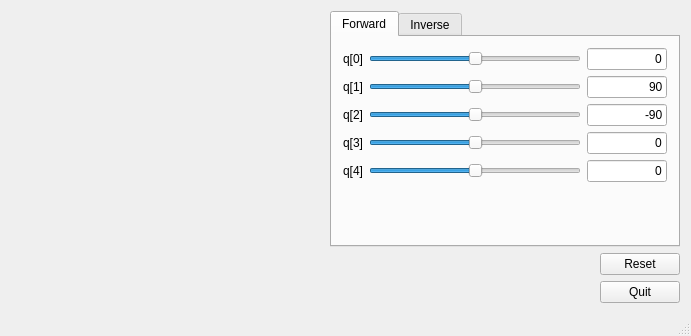
<?xml version="1.0" encoding="UTF-8"?>
<ui version="4.0">
 <class>MainWindow</class>
 <widget class="QMainWindow" name="MainWindow">
  <property name="geometry">
   <rect>
    <x>0</x>
    <y>0</y>
    <width>691</width>
    <height>336</height>
   </rect>
  </property>
  <property name="sizePolicy">
   <sizepolicy hsizetype="Expanding" vsizetype="Expanding">
    <horstretch>0</horstretch>
    <verstretch>0</verstretch>
   </sizepolicy>
  </property>
  <property name="windowTitle">
   <string>PhantomX Robot Arm Kit</string>
  </property>
  <property name="windowIcon">
   <iconset resource="resource.qrc">
    <normaloff>:/icon/image/phantomX-robot-arm-kit.png</normaloff>:/icon/image/phantomX-robot-arm-kit.png</iconset>
  </property>
  <widget class="QWidget" name="centralWidget">
   <layout class="QHBoxLayout" name="horizontalLayout">
    <item>
     <widget class="GLWidget" name="widget" native="true">
      <property name="sizePolicy">
       <sizepolicy hsizetype="Expanding" vsizetype="Preferred">
        <horstretch>0</horstretch>
        <verstretch>0</verstretch>
       </sizepolicy>
      </property>
      <property name="minimumSize">
       <size>
        <width>300</width>
        <height>0</height>
       </size>
      </property>
      <property name="maximumSize">
       <size>
        <width>16777215</width>
        <height>16777215</height>
       </size>
      </property>
     </widget>
    </item>
    <item>
     <layout class="QGridLayout" name="gridLayout_2">
      <property name="sizeConstraint">
       <enum>QLayout::SetMinimumSize</enum>
      </property>
      <item row="2" column="1">
       <widget class="QPushButton" name="pushButton_2">
        <property name="sizePolicy">
         <sizepolicy hsizetype="Minimum" vsizetype="Fixed">
          <horstretch>0</horstretch>
          <verstretch>0</verstretch>
         </sizepolicy>
        </property>
        <property name="maximumSize">
         <size>
          <width>80</width>
          <height>16777215</height>
         </size>
        </property>
        <property name="text">
         <string>Quit</string>
        </property>
       </widget>
      </item>
      <item row="0" column="0" colspan="2">
       <widget class="QTabWidget" name="tabWidget">
        <property name="sizePolicy">
         <sizepolicy hsizetype="Fixed" vsizetype="Expanding">
          <horstretch>0</horstretch>
          <verstretch>0</verstretch>
         </sizepolicy>
        </property>
        <property name="minimumSize">
         <size>
          <width>350</width>
          <height>0</height>
         </size>
        </property>
        <property name="maximumSize">
         <size>
          <width>16777215</width>
          <height>16777215</height>
         </size>
        </property>
        <property name="layoutDirection">
         <enum>Qt::LeftToRight</enum>
        </property>
        <property name="currentIndex">
         <number>0</number>
        </property>
        <property name="elideMode">
         <enum>Qt::ElideRight</enum>
        </property>
        <widget class="QWidget" name="tabForward">
         <attribute name="title">
          <string>Forward</string>
         </attribute>
         <layout class="QVBoxLayout" name="verticalLayout">
          <item>
           <layout class="QGridLayout" name="gridLayout">
            <item row="3" column="0">
             <widget class="QLabel" name="label_4">
              <property name="sizePolicy">
               <sizepolicy hsizetype="Minimum" vsizetype="Preferred">
                <horstretch>0</horstretch>
                <verstretch>0</verstretch>
               </sizepolicy>
              </property>
              <property name="text">
               <string>q[3]</string>
              </property>
              <property name="alignment">
               <set>Qt::AlignCenter</set>
              </property>
             </widget>
            </item>
            <item row="1" column="0">
             <widget class="QLabel" name="label_2">
              <property name="sizePolicy">
               <sizepolicy hsizetype="Minimum" vsizetype="Preferred">
                <horstretch>0</horstretch>
                <verstretch>0</verstretch>
               </sizepolicy>
              </property>
              <property name="text">
               <string>q[1]</string>
              </property>
              <property name="alignment">
               <set>Qt::AlignCenter</set>
              </property>
             </widget>
            </item>
            <item row="4" column="2">
             <widget class="QLineEdit" name="lineEdit4">
              <property name="sizePolicy">
               <sizepolicy hsizetype="Fixed" vsizetype="Fixed">
                <horstretch>0</horstretch>
                <verstretch>0</verstretch>
               </sizepolicy>
              </property>
              <property name="maximumSize">
               <size>
                <width>80</width>
                <height>16777215</height>
               </size>
              </property>
              <property name="text">
               <string>0</string>
              </property>
              <property name="alignment">
               <set>Qt::AlignRight|Qt::AlignTrailing|Qt::AlignVCenter</set>
              </property>
             </widget>
            </item>
            <item row="1" column="1">
             <widget class="QSlider" name="horizontalSlider1">
              <property name="sizePolicy">
               <sizepolicy hsizetype="Expanding" vsizetype="Fixed">
                <horstretch>0</horstretch>
                <verstretch>0</verstretch>
               </sizepolicy>
              </property>
              <property name="minimumSize">
               <size>
                <width>0</width>
                <height>0</height>
               </size>
              </property>
              <property name="maximumSize">
               <size>
                <width>16777215</width>
                <height>16777215</height>
               </size>
              </property>
              <property name="minimum">
               <number>-60</number>
              </property>
              <property name="maximum">
               <number>240</number>
              </property>
              <property name="value">
               <number>90</number>
              </property>
              <property name="orientation">
               <enum>Qt::Horizontal</enum>
              </property>
             </widget>
            </item>
            <item row="1" column="2">
             <widget class="QLineEdit" name="lineEdit1">
              <property name="sizePolicy">
               <sizepolicy hsizetype="Fixed" vsizetype="Fixed">
                <horstretch>0</horstretch>
                <verstretch>0</verstretch>
               </sizepolicy>
              </property>
              <property name="maximumSize">
               <size>
                <width>80</width>
                <height>16777215</height>
               </size>
              </property>
              <property name="text">
               <string>90</string>
              </property>
              <property name="alignment">
               <set>Qt::AlignRight|Qt::AlignTrailing|Qt::AlignVCenter</set>
              </property>
             </widget>
            </item>
            <item row="4" column="0">
             <widget class="QLabel" name="label_5">
              <property name="sizePolicy">
               <sizepolicy hsizetype="Minimum" vsizetype="Preferred">
                <horstretch>0</horstretch>
                <verstretch>0</verstretch>
               </sizepolicy>
              </property>
              <property name="text">
               <string>q[4]</string>
              </property>
              <property name="alignment">
               <set>Qt::AlignCenter</set>
              </property>
             </widget>
            </item>
            <item row="0" column="0">
             <widget class="QLabel" name="label">
              <property name="sizePolicy">
               <sizepolicy hsizetype="Minimum" vsizetype="Preferred">
                <horstretch>0</horstretch>
                <verstretch>0</verstretch>
               </sizepolicy>
              </property>
              <property name="maximumSize">
               <size>
                <width>16777215</width>
                <height>16777215</height>
               </size>
              </property>
              <property name="text">
               <string>q[0]</string>
              </property>
              <property name="alignment">
               <set>Qt::AlignCenter</set>
              </property>
             </widget>
            </item>
            <item row="2" column="1">
             <widget class="QSlider" name="horizontalSlider2">
              <property name="sizePolicy">
               <sizepolicy hsizetype="Expanding" vsizetype="Fixed">
                <horstretch>0</horstretch>
                <verstretch>0</verstretch>
               </sizepolicy>
              </property>
              <property name="minimumSize">
               <size>
                <width>0</width>
                <height>0</height>
               </size>
              </property>
              <property name="maximumSize">
               <size>
                <width>16777215</width>
                <height>16777215</height>
               </size>
              </property>
              <property name="minimum">
               <number>-240</number>
              </property>
              <property name="maximum">
               <number>60</number>
              </property>
              <property name="value">
               <number>-90</number>
              </property>
              <property name="orientation">
               <enum>Qt::Horizontal</enum>
              </property>
             </widget>
            </item>
            <item row="2" column="0">
             <widget class="QLabel" name="label_3">
              <property name="sizePolicy">
               <sizepolicy hsizetype="Fixed" vsizetype="Preferred">
                <horstretch>0</horstretch>
                <verstretch>0</verstretch>
               </sizepolicy>
              </property>
              <property name="text">
               <string>q[2]</string>
              </property>
              <property name="alignment">
               <set>Qt::AlignCenter</set>
              </property>
             </widget>
            </item>
            <item row="4" column="1">
             <widget class="QSlider" name="horizontalSlider4">
              <property name="sizePolicy">
               <sizepolicy hsizetype="Expanding" vsizetype="Fixed">
                <horstretch>0</horstretch>
                <verstretch>0</verstretch>
               </sizepolicy>
              </property>
              <property name="minimumSize">
               <size>
                <width>0</width>
                <height>0</height>
               </size>
              </property>
              <property name="maximumSize">
               <size>
                <width>16777215</width>
                <height>16777215</height>
               </size>
              </property>
              <property name="minimum">
               <number>-150</number>
              </property>
              <property name="maximum">
               <number>150</number>
              </property>
              <property name="orientation">
               <enum>Qt::Horizontal</enum>
              </property>
             </widget>
            </item>
            <item row="3" column="2">
             <widget class="QLineEdit" name="lineEdit3">
              <property name="sizePolicy">
               <sizepolicy hsizetype="Fixed" vsizetype="Fixed">
                <horstretch>0</horstretch>
                <verstretch>0</verstretch>
               </sizepolicy>
              </property>
              <property name="maximumSize">
               <size>
                <width>80</width>
                <height>16777215</height>
               </size>
              </property>
              <property name="text">
               <string>0</string>
              </property>
              <property name="alignment">
               <set>Qt::AlignRight|Qt::AlignTrailing|Qt::AlignVCenter</set>
              </property>
             </widget>
            </item>
            <item row="0" column="2">
             <widget class="QLineEdit" name="lineEdit0">
              <property name="sizePolicy">
               <sizepolicy hsizetype="Fixed" vsizetype="Fixed">
                <horstretch>0</horstretch>
                <verstretch>0</verstretch>
               </sizepolicy>
              </property>
              <property name="maximumSize">
               <size>
                <width>80</width>
                <height>16777215</height>
               </size>
              </property>
              <property name="text">
               <string>0</string>
              </property>
              <property name="alignment">
               <set>Qt::AlignRight|Qt::AlignTrailing|Qt::AlignVCenter</set>
              </property>
             </widget>
            </item>
            <item row="0" column="1">
             <widget class="QSlider" name="horizontalSlider0">
              <property name="sizePolicy">
               <sizepolicy hsizetype="Expanding" vsizetype="Fixed">
                <horstretch>0</horstretch>
                <verstretch>0</verstretch>
               </sizepolicy>
              </property>
              <property name="minimumSize">
               <size>
                <width>0</width>
                <height>0</height>
               </size>
              </property>
              <property name="maximumSize">
               <size>
                <width>16777215</width>
                <height>16777215</height>
               </size>
              </property>
              <property name="minimum">
               <number>-150</number>
              </property>
              <property name="maximum">
               <number>150</number>
              </property>
              <property name="orientation">
               <enum>Qt::Horizontal</enum>
              </property>
             </widget>
            </item>
            <item row="3" column="1">
             <widget class="QSlider" name="horizontalSlider3">
              <property name="sizePolicy">
               <sizepolicy hsizetype="Expanding" vsizetype="Fixed">
                <horstretch>0</horstretch>
                <verstretch>0</verstretch>
               </sizepolicy>
              </property>
              <property name="minimumSize">
               <size>
                <width>0</width>
                <height>0</height>
               </size>
              </property>
              <property name="maximumSize">
               <size>
                <width>16777215</width>
                <height>16777215</height>
               </size>
              </property>
              <property name="minimum">
               <number>-150</number>
              </property>
              <property name="maximum">
               <number>150</number>
              </property>
              <property name="orientation">
               <enum>Qt::Horizontal</enum>
              </property>
             </widget>
            </item>
            <item row="2" column="2">
             <widget class="QLineEdit" name="lineEdit2">
              <property name="sizePolicy">
               <sizepolicy hsizetype="Fixed" vsizetype="Fixed">
                <horstretch>0</horstretch>
                <verstretch>0</verstretch>
               </sizepolicy>
              </property>
              <property name="maximumSize">
               <size>
                <width>80</width>
                <height>16777215</height>
               </size>
              </property>
              <property name="text">
               <string>-90</string>
              </property>
              <property name="alignment">
               <set>Qt::AlignRight|Qt::AlignTrailing|Qt::AlignVCenter</set>
              </property>
             </widget>
            </item>
            <item row="5" column="2">
             <spacer name="verticalSpacer">
              <property name="orientation">
               <enum>Qt::Vertical</enum>
              </property>
              <property name="sizeHint" stdset="0">
               <size>
                <width>20</width>
                <height>40</height>
               </size>
              </property>
             </spacer>
            </item>
           </layout>
          </item>
         </layout>
        </widget>
        <widget class="QWidget" name="tabInverse">
         <attribute name="title">
          <string>Inverse</string>
         </attribute>
         <layout class="QVBoxLayout" name="verticalLayout_2">
          <item>
           <layout class="QGridLayout" name="gridLayout_3">
            <item row="3" column="0">
             <widget class="QLabel" name="label_9">
              <property name="sizePolicy">
               <sizepolicy hsizetype="Minimum" vsizetype="Preferred">
                <horstretch>0</horstretch>
                <verstretch>0</verstretch>
               </sizepolicy>
              </property>
              <property name="text">
               <string>phi</string>
              </property>
              <property name="alignment">
               <set>Qt::AlignCenter</set>
              </property>
             </widget>
            </item>
            <item row="2" column="1">
             <widget class="QSlider" name="horizontalSliderZ">
              <property name="orientation">
               <enum>Qt::Horizontal</enum>
              </property>
             </widget>
            </item>
            <item row="1" column="0">
             <widget class="QLabel" name="label_7">
              <property name="sizePolicy">
               <sizepolicy hsizetype="Minimum" vsizetype="Preferred">
                <horstretch>0</horstretch>
                <verstretch>0</verstretch>
               </sizepolicy>
              </property>
              <property name="text">
               <string>y</string>
              </property>
              <property name="alignment">
               <set>Qt::AlignCenter</set>
              </property>
             </widget>
            </item>
            <item row="0" column="2">
             <widget class="QLineEdit" name="lineEditX">
              <property name="sizePolicy">
               <sizepolicy hsizetype="Fixed" vsizetype="Fixed">
                <horstretch>0</horstretch>
                <verstretch>0</verstretch>
               </sizepolicy>
              </property>
              <property name="maximumSize">
               <size>
                <width>80</width>
                <height>16777215</height>
               </size>
              </property>
             </widget>
            </item>
            <item row="3" column="1">
             <widget class="QSlider" name="horizontalSliderPhi">
              <property name="orientation">
               <enum>Qt::Horizontal</enum>
              </property>
             </widget>
            </item>
            <item row="1" column="2">
             <widget class="QLineEdit" name="lineEditY">
              <property name="sizePolicy">
               <sizepolicy hsizetype="Fixed" vsizetype="Fixed">
                <horstretch>0</horstretch>
                <verstretch>0</verstretch>
               </sizepolicy>
              </property>
              <property name="maximumSize">
               <size>
                <width>80</width>
                <height>16777215</height>
               </size>
              </property>
             </widget>
            </item>
            <item row="1" column="1">
             <widget class="QSlider" name="horizontalSliderY">
              <property name="orientation">
               <enum>Qt::Horizontal</enum>
              </property>
             </widget>
            </item>
            <item row="0" column="0">
             <widget class="QLabel" name="label_6">
              <property name="sizePolicy">
               <sizepolicy hsizetype="Minimum" vsizetype="Preferred">
                <horstretch>0</horstretch>
                <verstretch>0</verstretch>
               </sizepolicy>
              </property>
              <property name="text">
               <string>x</string>
              </property>
              <property name="alignment">
               <set>Qt::AlignCenter</set>
              </property>
             </widget>
            </item>
            <item row="2" column="0">
             <widget class="QLabel" name="label_8">
              <property name="sizePolicy">
               <sizepolicy hsizetype="Minimum" vsizetype="Preferred">
                <horstretch>0</horstretch>
                <verstretch>0</verstretch>
               </sizepolicy>
              </property>
              <property name="text">
               <string>z</string>
              </property>
              <property name="alignment">
               <set>Qt::AlignCenter</set>
              </property>
             </widget>
            </item>
            <item row="0" column="1">
             <widget class="QSlider" name="horizontalSliderX">
              <property name="orientation">
               <enum>Qt::Horizontal</enum>
              </property>
             </widget>
            </item>
            <item row="2" column="2">
             <widget class="QLineEdit" name="lineEditZ">
              <property name="sizePolicy">
               <sizepolicy hsizetype="Fixed" vsizetype="Fixed">
                <horstretch>0</horstretch>
                <verstretch>0</verstretch>
               </sizepolicy>
              </property>
              <property name="maximumSize">
               <size>
                <width>80</width>
                <height>16777215</height>
               </size>
              </property>
             </widget>
            </item>
            <item row="3" column="2">
             <widget class="QLineEdit" name="lineEditPhi">
              <property name="sizePolicy">
               <sizepolicy hsizetype="Fixed" vsizetype="Fixed">
                <horstretch>0</horstretch>
                <verstretch>0</verstretch>
               </sizepolicy>
              </property>
              <property name="maximumSize">
               <size>
                <width>80</width>
                <height>16777215</height>
               </size>
              </property>
             </widget>
            </item>
            <item row="4" column="2">
             <spacer name="verticalSpacer_2">
              <property name="orientation">
               <enum>Qt::Vertical</enum>
              </property>
              <property name="sizeHint" stdset="0">
               <size>
                <width>20</width>
                <height>40</height>
               </size>
              </property>
             </spacer>
            </item>
           </layout>
          </item>
         </layout>
        </widget>
       </widget>
      </item>
      <item row="1" column="1">
       <widget class="QPushButton" name="buttonReset">
        <property name="sizePolicy">
         <sizepolicy hsizetype="Minimum" vsizetype="Fixed">
          <horstretch>0</horstretch>
          <verstretch>0</verstretch>
         </sizepolicy>
        </property>
        <property name="text">
         <string>Reset</string>
        </property>
       </widget>
      </item>
     </layout>
    </item>
   </layout>
  </widget>
  <widget class="QStatusBar" name="statusBar"/>
 </widget>
 <layoutdefault spacing="6" margin="11"/>
 <customwidgets>
  <customwidget>
   <class>GLWidget</class>
   <extends>QWidget</extends>
   <header>glwidget.h</header>
   <container>1</container>
  </customwidget>
 </customwidgets>
 <resources>
  <include location="resource.qrc"/>
 </resources>
 <connections>
  <connection>
   <sender>pushButton_2</sender>
   <signal>clicked()</signal>
   <receiver>MainWindow</receiver>
   <slot>close()</slot>
   <hints>
    <hint type="sourcelabel">
     <x>631</x>
     <y>292</y>
    </hint>
    <hint type="destinationlabel">
     <x>455</x>
     <y>281</y>
    </hint>
   </hints>
  </connection>
 </connections>
</ui>
